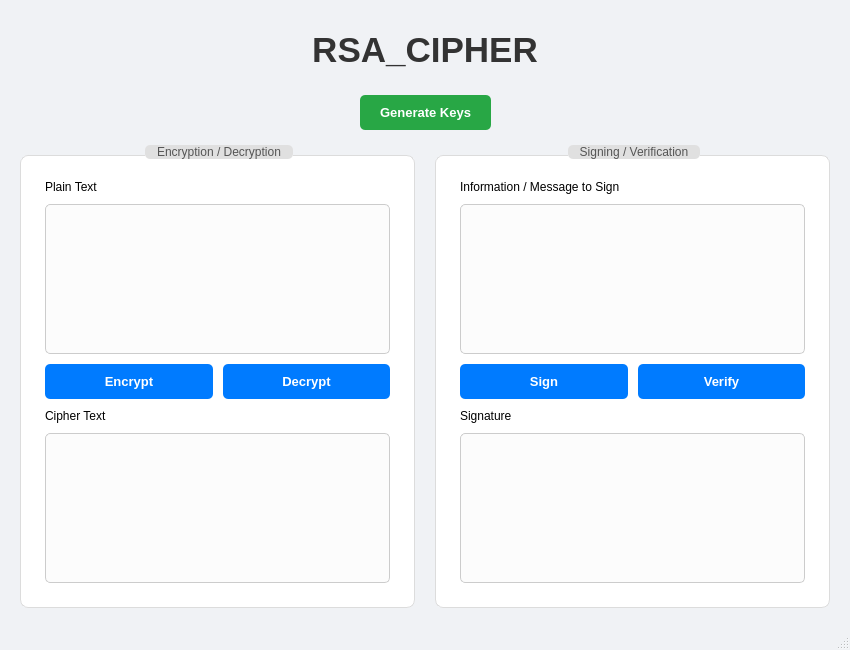
<?xml version="1.0" encoding="UTF-8"?>
<ui version="4.0">
 <class>MainWindow</class>
 <widget class="QMainWindow" name="MainWindow">
  <property name="geometry">
   <rect>
    <x>0</x>
    <y>0</y>
    <width>850</width>
    <height>650</height>
   </rect>
  </property>
  <property name="windowTitle">
   <string>RSA Cipher Application</string>
  </property>
  <property name="styleSheet">
   <string notr="true">
    QMainWindow {
        background-color: #f0f2f5; /* Light gray background */
    }
    QLabel#label { /* Title label */
        color: #333333;
        font-size: 30pt;
        font-weight: bold;
        padding: 10px;
    }
    QGroupBox {
        border: 1px solid #dcdcdc;
        border-radius: 8px;
        margin-top: 10px;
        background-color: #ffffff;
        padding: 15px;
    }
    QGroupBox::title {
        subcontrol-origin: margin;
        subcontrol-position: top center;
        padding: 0 10px;
        background-color: #e0e0e0;
        border-radius: 5px;
        font-weight: bold;
        color: #555555;
    }
    QTextEdit, QLineEdit {
        border: 1px solid #cccccc;
        border-radius: 5px;
        padding: 8px;
        background-color: #fcfcfc;
        font-size: 10pt;
    }
    QPushButton {
        background-color: #007bff; /* Primary blue */
        color: white;
        border: none;
        border-radius: 5px;
        padding: 10px 20px;
        font-size: 10pt;
        font-weight: bold;
    }
    QPushButton:hover {
        background-color: #0056b3; /* Darker blue on hover */
    }
    QPushButton#btn_gen_keys {
        background-color: #28a745; /* Green for generate */
    }
    QPushButton#btn_gen_keys:hover {
        background-color: #218838;
    }
   </string>
  </property>
  <widget class="QWidget" name="centralwidget">
   <layout class="QVBoxLayout" name="verticalLayout_main">
    <property name="spacing">
     <number>15</number>
    </property>
    <property name="leftMargin">
     <number>20</number>
    </property>
    <property name="topMargin">
     <number>20</number>
    </property>
    <property name="rightMargin">
     <number>20</number>
    </property>
    <property name="bottomMargin">
     <number>20</number>
    </property>
    <item>
     <widget class="QLabel" name="label">
      <property name="text">
       <string>&lt;html&gt;&lt;head/&gt;&lt;body&gt;&lt;p align=&quot;center&quot;&gt;&lt;span style=&quot; font-size:26pt; font-weight:600;&quot;&gt;RSA_CIPHER&lt;/span&gt;&lt;/p&gt;&lt;/body&gt;&lt;/html&gt;</string>
      </property>
      <property name="alignment">
       <set>Qt::AlignCenter</set>
      </property>
     </widget>
    </item>
    <item>
     <layout class="QHBoxLayout" name="horizontalLayout_top_buttons">
      <property name="spacing">
       <number>10</number>
      </property>
      <item>
       <spacer name="horizontalSpacer_1">
        <property name="orientation">
         <enum>Qt::Horizontal</enum>
        </property>
        <property name="sizeHint" stdset="0">
         <size>
          <width>40</width>
          <height>20</height>
         </size>
        </property>
       </spacer>
      </item>
      <item>
       <widget class="QPushButton" name="btn_gen_keys">
        <property name="text">
         <string>Generate Keys</string>
        </property>
       </widget>
      </item>
      <item>
       <spacer name="horizontalSpacer_2">
        <property name="orientation">
         <enum>Qt::Horizontal</enum>
        </property>
        <property name="sizeHint" stdset="0">
         <size>
          <width>40</width>
          <height>20</height>
         </size>
        </property>
       </spacer>
      </item>
     </layout>
    </item>
    <item>
     <layout class="QHBoxLayout" name="horizontalLayout_content">
      <property name="spacing">
       <number>20</number>
      </property>
      <item>
       <widget class="QGroupBox" name="groupBox_cipher">
        <property name="title">
         <string>Encryption / Decryption</string>
        </property>
        <layout class="QVBoxLayout" name="verticalLayout_cipher">
         <property name="spacing">
          <number>10</number>
         </property>
         <item>
          <widget class="QLabel" name="label_2">
           <property name="text">
            <string>Plain Text</string>
           </property>
          </widget>
         </item>
         <item>
          <widget class="QTextEdit" name="txt_plain_text">
           <property name="sizePolicy">
            <sizepolicy hsizetype="Expanding" vsizetype="Expanding">
             <horstretch>0</horstretch>
             <verstretch>1</verstretch>
            </sizepolicy>
           </property>
          </widget>
         </item>
         <item>
          <layout class="QHBoxLayout" name="horizontalLayout_cipher_buttons">
           <property name="spacing">
            <number>10</number>
           </property>
           <item>
            <widget class="QPushButton" name="btn_encrypt">
             <property name="text">
              <string>Encrypt</string>
             </property>
            </widget>
           </item>
           <item>
            <widget class="QPushButton" name="btn_decrypt">
             <property name="text">
              <string>Decrypt</string>
             </property>
            </widget>
           </item>
          </layout>
         </item>
         <item>
          <widget class="QLabel" name="label_3">
           <property name="text">
            <string>Cipher Text</string>
           </property>
          </widget>
         </item>
         <item>
          <widget class="QTextEdit" name="txt_cipher_text">
           <property name="sizePolicy">
            <sizepolicy hsizetype="Expanding" vsizetype="Expanding">
             <horstretch>0</horstretch>
             <verstretch>1</verstretch>
            </sizepolicy>
           </property>
          </widget>
         </item>
        </layout>
       </widget>
      </item>
      <item>
       <widget class="QGroupBox" name="groupBox_signature">
        <property name="title">
         <string>Signing / Verification</string>
        </property>
        <layout class="QVBoxLayout" name="verticalLayout_signature">
         <property name="spacing">
          <number>10</number>
         </property>
         <item>
          <widget class="QLabel" name="label_4">
           <property name="text">
            <string>Information / Message to Sign</string>
           </property>
          </widget>
         </item>
         <item>
          <widget class="QTextEdit" name="txt_info">
           <property name="sizePolicy">
            <sizepolicy hsizetype="Expanding" vsizetype="Expanding">
             <horstretch>0</horstretch>
             <verstretch>1</verstretch>
            </sizepolicy>
           </property>
          </widget>
         </item>
         <item>
          <layout class="QHBoxLayout" name="horizontalLayout_signature_buttons">
           <property name="spacing">
            <number>10</number>
           </property>
           <item>
            <widget class="QPushButton" name="btn_sign">
             <property name="text">
              <string>Sign</string>
             </property>
            </widget>
           </item>
           <item>
            <widget class="QPushButton" name="btn_verify">
             <property name="text">
              <string>Verify</string>
             </property>
            </widget>
           </item>
          </layout>
         </item>
         <item>
          <widget class="QLabel" name="label_5">
           <property name="text">
            <string>Signature</string>
           </property>
          </widget>
         </item>
         <item>
          <widget class="QTextEdit" name="txt_sign">
           <property name="sizePolicy">
            <sizepolicy hsizetype="Expanding" vsizetype="Expanding">
             <horstretch>0</horstretch>
             <verstretch>1</verstretch>
            </sizepolicy>
           </property>
          </widget>
         </item>
        </layout>
       </widget>
      </item>
     </layout>
    </item>
   </layout>
  </widget>
  <widget class="QMenuBar" name="menubar">
   <property name="geometry">
    <rect>
     <x>0</x>
     <y>0</y>
     <width>850</width>
     <height>21</height>
    </rect>
   </property>
  </widget>
  <widget class="QStatusBar" name="statusbar"/>
 </widget>
 <resources/>
 <connections/>
</ui>
